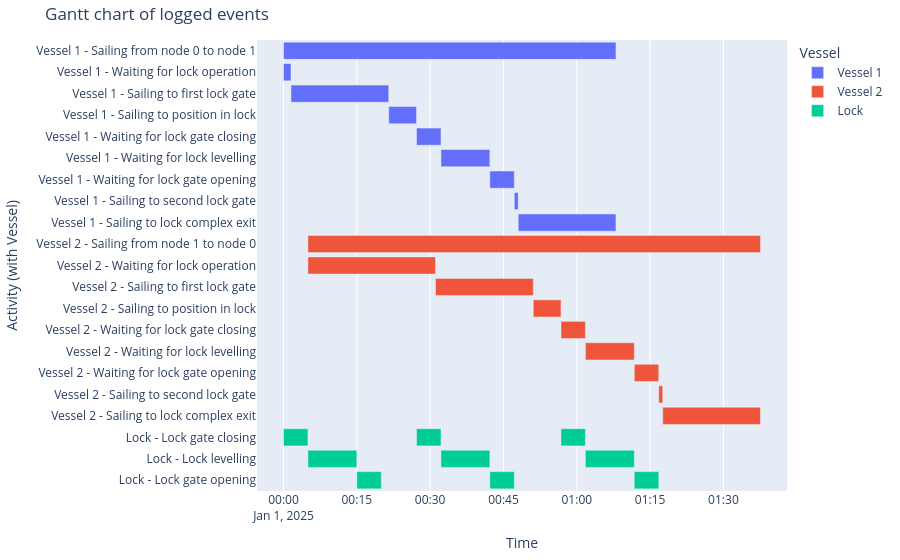

The notebook cell this image was saved under:
### Markdown cell above
##### Event chart
As does the event chart

### Code cell
df_eventtable = logbook2eventtable([vessel_1, vessel_2, lock_chamber])
generate_vessel_gantt_chart(df_eventtable)

### Figure 1 — Plotly figure (JSON) as saved in the notebook; plotly's stock layout.template omitted (floating-point values rounded to 4 significant figures)
{"data": [{"base": ["2025-01-01T00:00:00.000000", "2025-01-01T00:00:00.000000", "2025-01-01T00:01:32.000000", "2025-01-01T00:21:32.000000", "2025-01-01T00:27:13.000000", "2025-01-01T00:32:13.000000", "2025-01-01T00:42:13.000000", "2025-01-01T00:47:13.000000", "2025-01-01T00:48:01.000000"], "hovertemplate": "object name=Vessel 1<br>start time=%{base}<br>stop time=%{x}<br>activity label=%{y}<extra></extra>", "legendgroup": "Vessel 1", "marker": {"color": "#636efa", "pattern": {"shape": ""}}, "name": "Vessel 1", "orientation": "h", "showlegend": true, "textposition": "auto", "type": "bar", "x": [4081000, 92000, 1200000, 341000, 300000, 600000, 300000, 48000, 1200000], "xaxis": "x", "y": ["Vessel 1 - Sailing from node 0 to node 1", "Vessel 1 - Waiting for lock operation", "Vessel 1 - Sailing to first lock gate", "Vessel 1 - Sailing to position in lock", "Vessel 1 - Waiting for lock gate closing", "Vessel 1 - Waiting for lock levelling", "Vessel 1 - Waiting for lock gate opening", "Vessel 1 - Sailing to second lock gate", "Vessel 1 - Sailing to lock complex exit"], "yaxis": "y"}, {"base": ["2025-01-01T00:05:00.000000", "2025-01-01T00:05:00.000000", "2025-01-01T00:31:06.000000", "2025-01-01T00:51:06.000000", "2025-01-01T00:56:46.000000", "2025-01-01T01:01:46.000000", "2025-01-01T01:11:46.000000", "2025-01-01T01:16:46.000000", "2025-01-01T01:17:35.000000"], "hovertemplate": "object name=Vessel 2<br>start time=%{base}<br>stop time=%{x}<br>activity label=%{y}<extra></extra>", "legendgroup": "Vessel 2", "marker": {"color": "#EF553B", "pattern": {"shape": ""}}, "name": "Vessel 2", "orientation": "h", "showlegend": true, "textposition": "auto", "type": "bar", "x": [5555000, 1566000, 1200000, 340000, 300000, 600000, 300000, 49000, 1200000], "xaxis": "x", "y": ["Vessel 2 - Sailing from node 1 to node 0", "Vessel 2 - Waiting for lock operation", "Vessel 2 - Sailing to first lock gate", "Vessel 2 - Sailing to position in lock", "Vessel 2 - Waiting for lock gate closing", "Vessel 2 - Waiting for lock levelling", "Vessel 2 - Waiting for lock gate opening", "Vessel 2 - Sailing to second lock gate", "Vessel 2 - Sailing to lock complex exit"], "yaxis": "y"}, {"base": ["2025-01-01T00:00:00.000000", "2025-01-01T00:05:00.000000", "2025-01-01T00:15:00.000000", "2025-01-01T00:27:13.000000", "2025-01-01T00:32:13.000000", "2025-01-01T00:42:13.000000", "2025-01-01T00:56:46.000000", "2025-01-01T01:01:46.000000", "2025-01-01T01:11:46.000000"], "hovertemplate": "object name=Lock<br>start time=%{base}<br>stop time=%{x}<br>activity label=%{y}<extra></extra>", "legendgroup": "Lock", "marker": {"color": "#00cc96", "pattern": {"shape": ""}}, "name": "Lock", "orientation": "h", "showlegend": true, "textposition": "auto", "type": "bar", "x": [300000, 600000, 300000, 300000, 600000, 300000, 300000, 600000, 300000], "xaxis": "x", "y": ["Lock - Lock gate closing", "Lock - Lock levelling", "Lock - Lock gate opening", "Lock - Lock gate closing", "Lock - Lock levelling", "Lock - Lock gate opening", "Lock - Lock gate closing", "Lock - Lock levelling", "Lock - Lock gate opening"], "yaxis": "y"}], "layout": {"barmode": "overlay", "legend": {"title": {"text": "Vessel"}, "tracegroupgap": 0}, "margin": {"b": 20, "l": 20, "r": 20, "t": 40}, "title": {"text": "Gantt chart of logged events"}, "xaxis": {"anchor": "y", "domain": [0, 1], "title": {"text": "Time"}, "type": "date"}, "yaxis": {"anchor": "x", "autorange": "reversed", "domain": [0, 1], "title": {"text": "Activity (with Vessel)"}}}}
